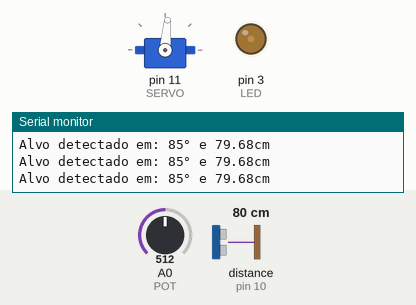
Simulated run of this sketch. Board: Arduino Uno, built with avr-gcc and run on an emulated ATmega328P. Shown: servo, output pins drawn as LEDs (lit = HIGH), the last lines printed to the serial monitor. Wiring (inferred from the names in the program): ultrasonic range finder: trigger pin 9; echo pin 10. The test bench sets the inputs (shaded band); at power-on: distance to the obstacle (sensor on pin 10) 80 cm, A0 (POT) = 512. The echo pulse lasts 58.3 µs per cm; pins used as bus, display or sensor lines are not drawn.

Above: at 1.2 s.
1.3 s: distance to the obstacle (sensor on pin 10) set to 2 cm
At 2.5 s:
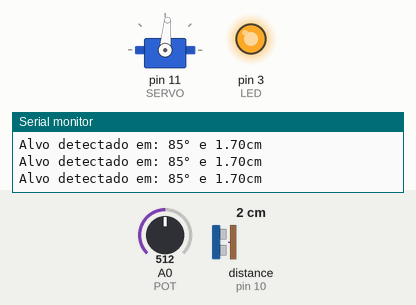
2.8 s: A0 (POT) set to 67
At 3.4 s:
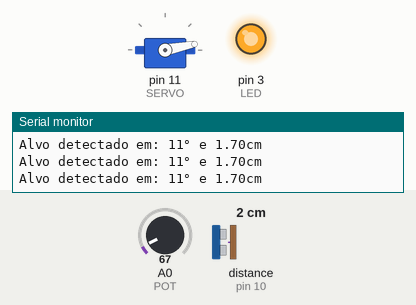
4.3 s: A0 (POT) set to 54
At 5.6 s:
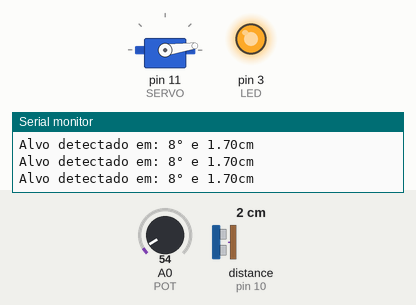
7.3 s: distance to the obstacle (sensor on pin 10) set to 35 cm
At 8.5 s:
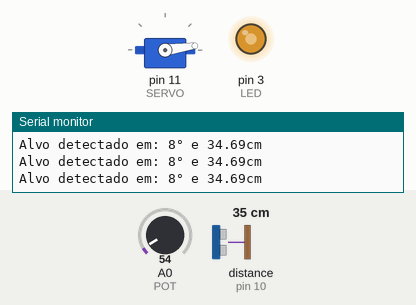
8.8 s: distance to the obstacle (sensor on pin 10) set to 120 cm
At 9.8 s:
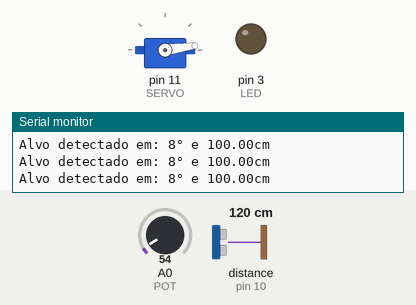
10.3 s: A0 (POT) set to 586
At 11.0 s:
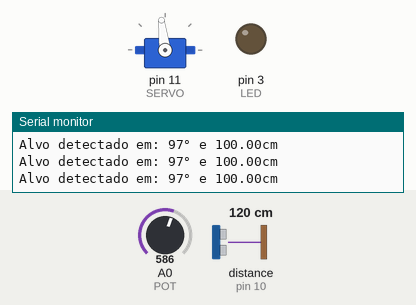
11.8 s: A0 (POT) set to 613
Timing chart, 0 to 14.3 s (numbered marks = the images above; inputs shaded):
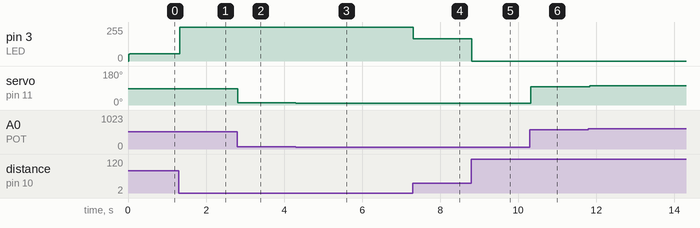

The sketch:

Radar_Com_Potenciometro.ino
```cpp
#include <Servo.h>

#define POT A0
#define SERVO 11
#define TRIG 9
#define ECHO 10
#define LED 3

Servo servo;

int valorPot = 0;
int angulo = 0;
int brilho = 0;
// float limiteDistancia = 15.0;

float medirDistancia() {
  digitalWrite(TRIG, LOW);
  delayMicroseconds(2);

  digitalWrite(TRIG, HIGH);
  delayMicroseconds(10);
  digitalWrite(TRIG, LOW);

  long duracao = pulseIn(ECHO, HIGH, 10000);

  if (duracao == 0) {
    return -1;
  }

  return duracao * 0.0343 / 2;
}

void lerDistancia(int angulo) {
  float distancia = medirDistancia();
  distancia = constrain(distancia, 0, 100);

  brilho = map(distancia, 100, 0, 0, 255);

  if (distancia < 0) {
    Serial.println("Sem retorno");
  }

  // DETECCAO DE OBSTACULOS
  if (distancia > 0) {
    analogWrite(LED, brilho);

    Serial.print("\nAlvo detectado em: ");
    Serial.print(angulo);
    Serial.print("° e ");
    Serial.print(distancia);
    Serial.println("cm\n");
  }
  else {
    analogWrite(LED, 0);
    brilho = 0;

    Serial.println("\nNenhum alvo detectado");
  }
}

void girarServo(int angulo){
  servo.write(angulo);
  delay(15);
}

void setup() {
  Serial.begin(9600);

  servo.attach(SERVO);
  pinMode(TRIG, OUTPUT);
  pinMode(ECHO, INPUT);
  pinMode(LED, OUTPUT);

  Serial.println("\nTerminal do potenciometro\n");
}

void loop() {
  valorPot = analogRead(POT);

  angulo = map(valorPot, 0, 1023, 0, 170);

  girarServo(angulo);
  lerDistancia(angulo);
}
```

Measured:
- after the input at 1.3 s, pin 3 (LED): 53/255 → 252/255 at once
- after the input at 2.8 s, servo on pin 11 (SERVO): 85° → 11° at once
- after the input at 4.3 s, servo on pin 11 (SERVO): 11° → 8° at once
- after the input at 7.3 s, pin 3 (LED): 252/255 → 168/255 at once
- after the input at 8.8 s, pin 3 (LED): 168/255 → 0/255 at once
- after the input at 10.3 s, servo on pin 11 (SERVO): 8° → 97° at once
- after the input at 11.8 s, servo on pin 11 (SERVO): 97° → 101° at once
